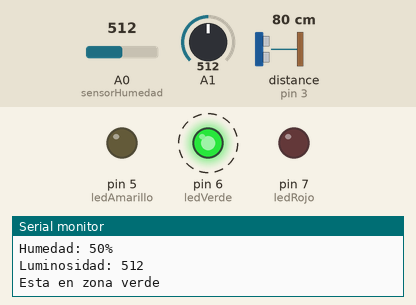
This sketch was run on a simulated Arduino Uno, built with avr-gcc and run on an emulated ATmega328P. Parts: output pins drawn as LEDs (lit = HIGH), the last lines printed to the serial monitor. Wiring (inferred from the names in the program): ultrasonic range finder: trigger pin 2; echo pin 3. Dashed ring = blinking. The inputs (shaded band) are chosen by the test bench; at power-on: distance to the obstacle (sensor on pin 3) 80 cm, A0 (sensorHumedad) = 512, A1 = 512. The echo pulse lasts 58.3 µs per cm; pins used as bus, display or sensor lines are not drawn.

Above: at 2.8 s.
2.9 s: distance to the obstacle (sensor on pin 3) set to 44 cm
6.4 s: distance to the obstacle (sensor on pin 3) set to 37 cm
At 7.6 s:
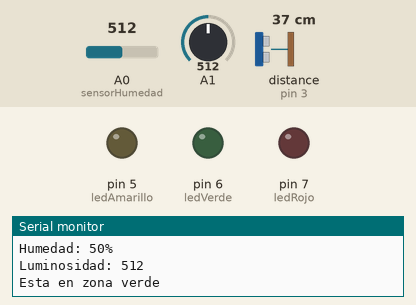
At 8.8 s:
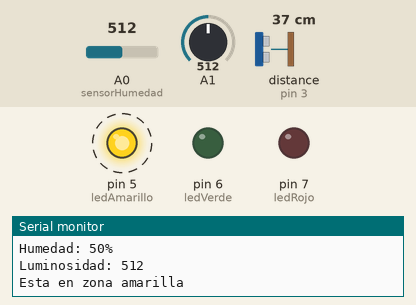
12.4 s: distance to the obstacle (sensor on pin 3) set to 22 cm
15.9 s: distance to the obstacle (sensor on pin 3) set to 19 cm
At 16.6 s:
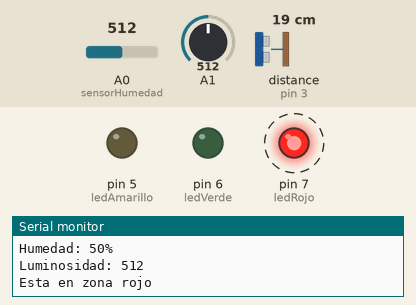
21.9 s: A0 (sensorHumedad) set to 539
Timing chart, 0 to 33.6 s (numbered marks = the images above; inputs shaded):
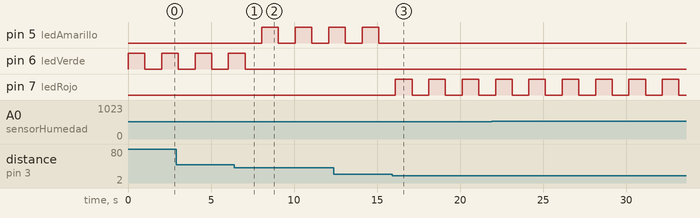

The sketch:

sketch_jan19a.ino
```cpp
const int trigPin = 2;
const int echoPin = 3;
const int ledVerde = 6;
const int ledAmarillo = 5;
const int ledRojo = 7;
const int sensorHumedad = A0;
const int fotoResistencia = A1;
long duration;
float distance;

void setup() {
  digitalWrite(ledAmarillo, LOW);
  digitalWrite(ledRojo, LOW);
  digitalWrite(ledVerde, LOW);
  pinMode(trigPin, OUTPUT);
  pinMode(echoPin, INPUT);
  pinMode(ledAmarillo, OUTPUT);
  pinMode(ledRojo, OUTPUT);
  pinMode(ledVerde, OUTPUT);
  Serial.begin(9600);
}

void loop() {
  delayMicroseconds(2);
  digitalWrite(trigPin, HIGH);
  delayMicroseconds(10);
  digitalWrite(trigPin, LOW);
  duration = pulseIn(echoPin, HIGH);
  distance = duration * 0.034 / 2;

  Serial.print("Distancia: ");
  Serial.print(distance);
  Serial.println("cm");

  int sensorValue = analogRead(sensorHumedad);
  Serial.print("Humedad: ");
  int valorHumedad = map(sensorValue, 0, 1023, 100, 0);
  Serial.print(valorHumedad);
  Serial.println("%");

  int valorFotoResistencia = analogRead(A1);
  Serial.print("Luminosidad: ");
  Serial.println(valorFotoResistencia);

  if (distance > 40) {
    Serial.println("Esta en zona verde");
    digitalWrite(ledVerde, HIGH);
    delay(1000);
    digitalWrite(ledVerde, LOW);
  } else if (distance > 20 && distance <= 40) {
    Serial.println("Esta en zona amarilla");
    digitalWrite(ledAmarillo, HIGH);
    delay(1000);
    digitalWrite(ledAmarillo, LOW);
  } else if (distance <= 20) {
    Serial.println("Esta en zona rojo");
    digitalWrite(ledRojo, HIGH);
    delay(1000);
    digitalWrite(ledRojo, LOW);
  }

  if (valorFotoResistencia > 70) {
    if (valorHumedad < 50) {
      Serial.println("Riego necesario, regar en la noche");
    } else if (valorHumedad > 50) {
      Serial.println("Riego adecuado");
    }
  } else if (valorFotoResistencia <= 70) {
    if (valorHumedad < 50) {
      Serial.println("Riego necesario, regar ahora");
    } else if (valorHumedad > 50) {
      Serial.println("Riego adecuado");
    }
  }

  Serial.println();
  delay(1000);
}
```

Measured:
- the behaviour switches between 41 and 40 cm on distance to the obstacle (sensor on pin 3) (found by bisection; images 0 and 1)
- the behaviour switches between 21 and 20 cm on distance to the obstacle (sensor on pin 3) (found by bisection; images 2 and 3)
- after the input at 6.4 s, pin 5 (ledAmarillo): alternates HIGH for 1.0 s and LOW for 1.0 s, starting after 1.7 s; pin 6 (ledVerde): goes on until 7.0 s, then stays LOW
- after the input at 15.9 s, pin 5 (ledAmarillo): stops changing and stays LOW; pin 7 (ledRojo): alternates HIGH for 1.0 s and LOW for 1.0 s, starting after 0.21 s
- by itself, pin 6 (ledVerde): alternates HIGH for 1.0 s and LOW for 1.0 s
